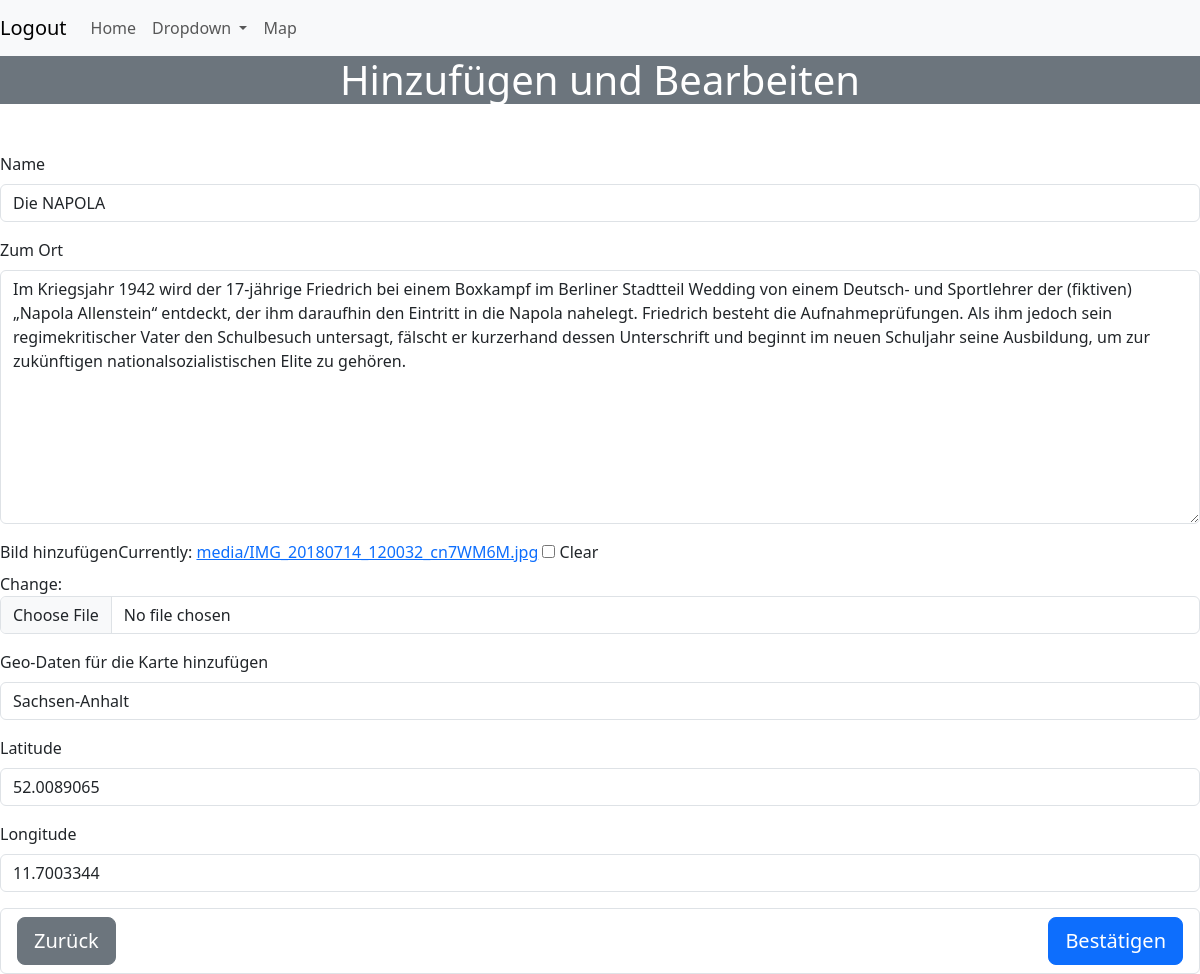
The app's page /places/edit/3 (signed in) with its own data.
### Forgotten/models.py (models this page shows, shortened)
class Places(models.Model):
    class Meta:
        verbose_name_plural = 'Places'
    name = models.CharField(max_length=30)
    story_field = models.TextField(blank=True)
    upload_picture = models.ImageField(null="True", blank="True", upload_to='media/')
    location_map = models.CharField(max_length=40)
    ctime = models.DateTimeField(auto_now_add=True)
    uptime = models.DateTimeField(auto_now=True)
    latitude = models.FloatField(null=True, blank=True)
    longitude = models.FloatField(null=True, blank=True)

### Forgotten/views.py (the view)
# urls.py: path('places/edit/<int:pk>', place_details, name='edit_place'),
@login_required()
def place_details(request, pk=None):
    if pk:
        places = Places.objects.get(pk=pk)
    else:
        places = Places()
    if request.method == 'POST':
        form = PlacesForm(request.POST, files=request.FILES, instance=places)
        if form.is_valid():
            place = form.save(commit=False)
            geocoder = Geocoding()
            coordinates = geocoder.get_coordinates(place.location_map)
            if coordinates:
                place.longitude, place.latitude = coordinates
            place.save()
            messages.success(request, 'Ort gespeichert.')
            return HttpResponseRedirect(reverse_lazy('place_list'))
        else:
            messages.error(request, 'Fehler bei der verarbeitung.')
    else:
        form = PlacesForm(instance=places)
    return render(request, 'Forgotten/place_details.html', {'page_title': 'Hinzufügen und Bearbeiten',
                                                            'form': form})

### Forgotten/forms.py
class PlacesForm(ModelForm):
    class Meta:
        model = Places
        exclude = ()
        labels = {'story_field': 'Zum Ort',
                  'upload_picture': 'Bild hinzufügen',
                  'location_map': 'Geo-Daten für die Karte hinzufügen'}

### templates/Forgotten/place_details.html (shortened to what this page needs)
{% extends 'Forgotten/base.html' %}
{% load bootstrap5 %}
{% block content %}
    <form action="" enctype="multipart/form-data" method="POST" class="form-row">
    {% bootstrap_form form %}
    <ul class="list-group">
        <li class="list-group-item">
            <a href="{% url 'place_list' %}" class="btn btn-secondary btn-lg">Zurück</a>
            <button type="submit" class="btn btn-primary btn-lg float-end float-end">Bestätigen</button>
        </li>
    </ul>
{% endblock %}

### templates/Forgotten/base.html (shortened to what this page needs)
{% load static %}
<!DOCTYPE html>
<link rel="stylesheet" href="https://api.mapbox.com/mapbox-gl-js/v2.9.1/mapbox-gl.css">
<link rel="stylesheet" href="https://api.mapbox.com/mapbox-gl-js/plugins/mapbox-gl-geocoder/v5.0.1-dev/mapbox-gl-geocoder.css" type="text/css"/>
<link rel="stylesheet" href="{% static 'styling/style.css' %}"/>
{% load bootstrap5 %}
<link rel="stylesheet" href="{% static 'styling/style.css' %}">
<html lang="en">
<head>
    {% bootstrap_css %}
</head>
<body>
<nav class="navbar navbar-expand-lg navbar-light bg-light">
    {% if user.is_authenticated %}
        <a class="navbar-brand" href="{% url 'logout' %}">Logout</a>
    {% else %}
        <a class="navbar-brand" href="/login">Login</a>
        <button class="navbar-toggler" type="button" data-toggle="collapse" data-target="#navbarSupportedContent"
                aria-controls="navbarSupportedContent" aria-expanded="false" aria-label="Toggle navigation">
            <span class="navbar-toggler-icon"></span>
        </button>
    {% endif %}
    <div class="collapse navbar-collapse" id="navbarSupportedContent">
        <ul class="navbar-nav mr-auto">
            <li class="nav-item active">
                <a class="nav-link" href="/">Home</a>
            </li>
            <li class="nav-item dropdown">
                <a class="nav-link dropdown-toggle" href="#" id="navbarDropdownMenuLink" role="button" data-toggle="dropdown"
                   aria-haspopup="true" aria-expanded="false">
                    Dropdown
                </a>
            </li>
            {% if user.is_authenticated %}
                <li>
                    <a class="nav-link" href="/map">Map</a>
                </li>
             {% endif %}
        </ul>
    </div>
</nav>
<h1 class="text-center mb-5 bg-secondary text-white background">{{ page_title }}</h1>
{% block content %}
    {% load static %}
{% endblock %}
</body>
</html>

### Forgotten/static/styling/style.css (style rules this page uses)
.navbar { position: relative; z-index: 1000; }
body { margin: 0; padding: 0; }

### records on screen
Places: name "Die NAPOLA", story_field "Im Kriegsjahr 1942 wird der 17-jährige Friedrich bei einem Boxkampf im Berliner Stadtteil Wedding von einem Deutsch- und Sportlehrer der (fiktiven) „Napola Allenstein“ entdeckt, der ihm daraufhin den Eintritt in die Napola nahelegt. Friedrich besteht die Aufnahmeprüfungen. Als ihm jedoch sein regimekritischer Vater den Schulbesuch untersagt, fälscht er kurzerhand dessen Unterschrift und beginnt im neuen Schuljahr seine Ausbildung, um zur zukünftigen nationalsozialistischen Elite zu gehören.", location_map "Sachsen-Anhalt", latitude "52.0089065", longitude "11.7003344"

### other values on screen
{{ page_title }} "Hinzufügen und Bearbeiten"
